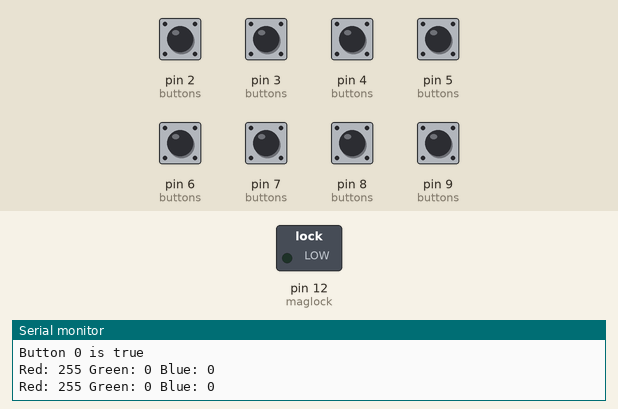
A sketch run on a simulated Arduino Uno, built with avr-gcc and run on an emulated ATmega328P. Shown: switched loads named in the sketch (green lamp = pin HIGH), the last lines printed to the serial monitor. Inputs (shaded band) come from the test bench; at power-on: pin 2 (buttons), pin 3 (buttons), pin 4 (buttons), pin 5 (buttons), pin 6 (buttons), pin 7 (buttons), pin 8 (buttons), pin 9 (buttons) HIGH.

Above: at 0.1 s.
At 1.4 s:
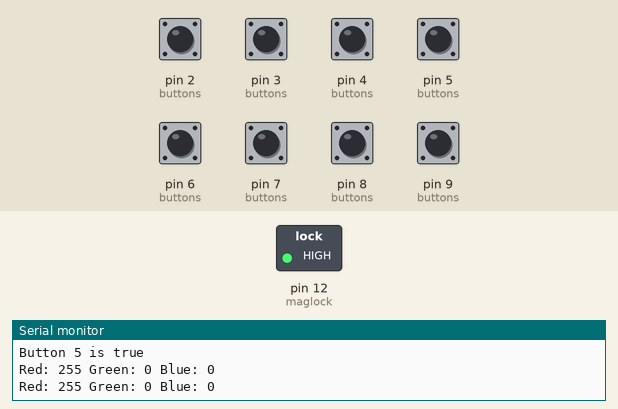
1.5 s: pin 2 (buttons) pulled LOW for 0.15 s
Timing chart, 0 to 4.5 s (numbered marks = the images above; inputs shaded):
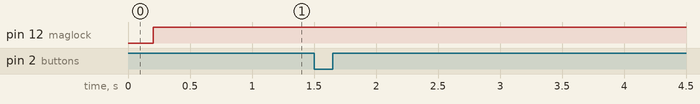

The sketch:

train8buttons.ino
```cpp
#include <Bounce2.h>

int redPin0 = 22;
int greenPin0 = 23;
int bluePin0 = 24;
int counter0 = 0;
int button0 = 2;
int led0[3] = {redPin0, greenPin0, bluePin0};
int ans0 = 0;
bool sol0 = false;

int redPin1 = 25;
int greenPin1 = 26;
int bluePin1 = 27;
int counter1 = 0;
int button1 = 3;
int led1[3] = {redPin1, greenPin1, bluePin1};
int ans1 = 5;
bool sol1 = false;

int redPin2 = 28;
int greenPin2 = 29;
int bluePin2 = 30;
int counter2 = 0;
int button2 = 4;
int led2[3] = {redPin2, greenPin2, bluePin2};
int ans2 = 3;
bool sol2 = false;

int redPin3 = 31;
int greenPin3 = 32;
int bluePin3 = 33;
int counter3 = 0;
int button3 = 5;
int led3[3] = {redPin3, greenPin3, bluePin3};
int ans3 = 1;
bool sol3 = false;

int redPin4 = 34;
int greenPin4 = 35;
int bluePin4 = 36;
int counter4 = 0;
int button4 = 6;
int led4[3] = {redPin4, greenPin4, bluePin4};
int ans4 = 2;
bool sol4 = false;

int redPin5 = 37;
int greenPin5 = 38;
int bluePin5 = 39;
int counter5 = 0;
int button5 = 7;
int led5[3] = {redPin5, greenPin5, bluePin5};
int ans5 = 0;
bool sol5 = false;

int redPin6 = 40;
int greenPin6 = 41;
int bluePin6 = 42;
int counter6 = 0;
int button6 = 8;
int led6[3] = {redPin6, greenPin6, bluePin6};
int ans6 = 4;
bool sol6 = false;

int redPin7 = 43;
int greenPin7 = 44;
int bluePin7 = 45;
int counter7 = 0;
int button7 = 9;
int led7[3] = {redPin7, greenPin7, bluePin7};
int ans7 = 5;
bool sol7 = false;

int counters[8] = {counter0, counter1, counter2, counter3, counter4, counter5, counter6, counter7};
int solFlags[8] = {sol0, sol1, sol2, sol3, sol4, sol5, sol6, sol7};
int answers[8] = {ans0, ans1, ans2, ans3, ans4, ans5, ans6, ans7};
int buttons[8] = {button0, button1, button2, button3, button4, button5, button6, button7};
int* leds[8] = {led0, led1, led2, led3, led4, led5, led6, led7};

//uncomment this line if using a Common Anode LED
//#define COMMON_ANODE
#define arr_len( x )  ( sizeof( x ) / sizeof( *x ) )

int off[3] = {0, 0, 0};
int red[3] = {255, 0 , 0};
int green[3] = {0, 255, 0};
int blue[3] = {0, 0, 255};
int yellow[3] = {255, 255, 0};
int purple[3] = {255, 0, 255};
int aqua[3] = {0, 255, 255};
int test[3] = {255, 255, 255};
int* colors[6] = {red, green, blue, yellow, purple, aqua};
int colLen = arr_len(colors) - 1;

Bounce butt0 = Bounce();
Bounce butt1 = Bounce();
Bounce butt2 = Bounce();
Bounce butt3 = Bounce();
Bounce butt4 = Bounce();
Bounce butt5 = Bounce();
Bounce butt6 = Bounce();
Bounce butt7 = Bounce();

Bounce butts[8] = {butt0, butt1, butt2, butt3, butt4, butt5, butt6, butt7};

int maglock = 12;
bool locked = false;
void setup(){
  Serial.begin(9600);
  Serial.println("Colors");
  pinMode(maglock, OUTPUT);
  for(int i = 0; i < 8; i++){
    pinMode(leds[i][0], OUTPUT);
    pinMode(leds[i][1], OUTPUT);
    pinMode(leds[i][2], OUTPUT);
    pinMode(buttons[i], INPUT_PULLUP);
    butts[i].attach(buttons[i]);
    butts[i].interval(50);
    setColor(leds[i], red);
    if(counters[i] == answers[i]){
      Serial.print("Button ");
      Serial.print(i);
      Serial.println(" is true");
      solFlags[i] = true;
    }
    else{
      solFlags[i] = false;
    }
  }
}

void loop(){
  for(int i = 0; i < 8; i++){
    butts[i].update();
    if(butts[i].fell()){
      counters[i]++;
      Serial.println(counters[i]);
      setColor(leds[i], colors[counters[i]]);
      if(counters[i] == answers[i]){
        Serial.print("Button ");
        Serial.print(i);
        Serial.println(" is true");
        solFlags[i] = true;
      }
      else{
        solFlags[i] = false;
      }
      if(counters[i] == colLen){
        counters[i] = -1;
      }
    }
  }
  locked = false;
  for(int k = 0; k < 8; k++){
    //Serial.print("
    if(!solFlags[k]){
      //Serial.println("Locked!");
      locked = true;
    }
  }
  if(!locked){
    digitalWrite(maglock, LOW);
  }
  else{
    digitalWrite(maglock, HIGH);
  }
}

void setColor(int* led, int* color){
  #ifdef COMMON_ANODE
  red = 255 - red;
  green = 255 - green;
  blue = 255 - blue;
  #endif
  Serial.print("Red: ");
  Serial.print(color[0]);
  Serial.print(" Green: ");
  Serial.print(color[1]);
  Serial.print(" Blue: ");
  Serial.println(color[2]);
  analogWrite(led[0], color[0]);
  analogWrite(led[1], color[1]);
  analogWrite(led[2], color[2]);
}
```
